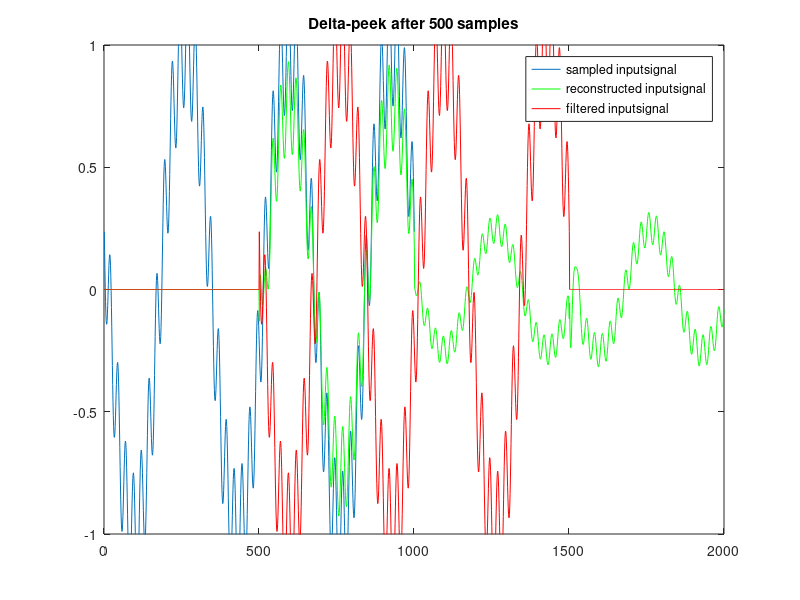
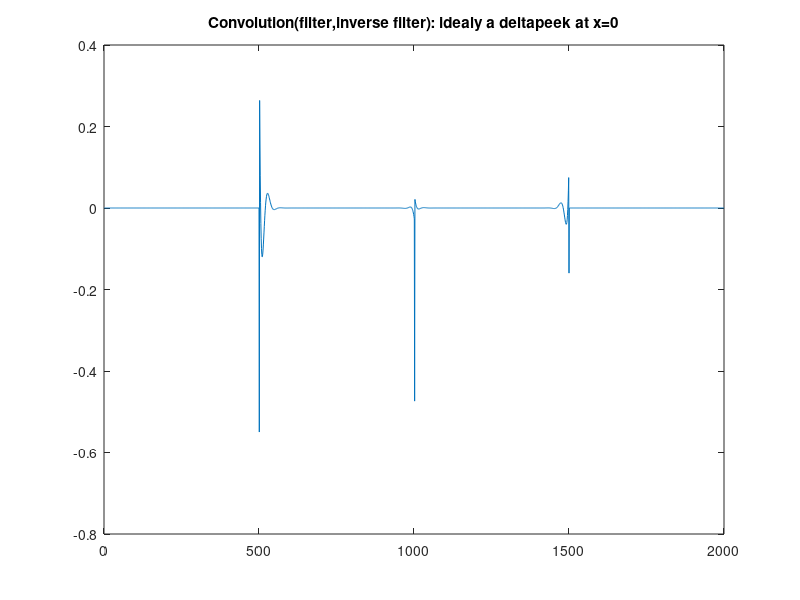
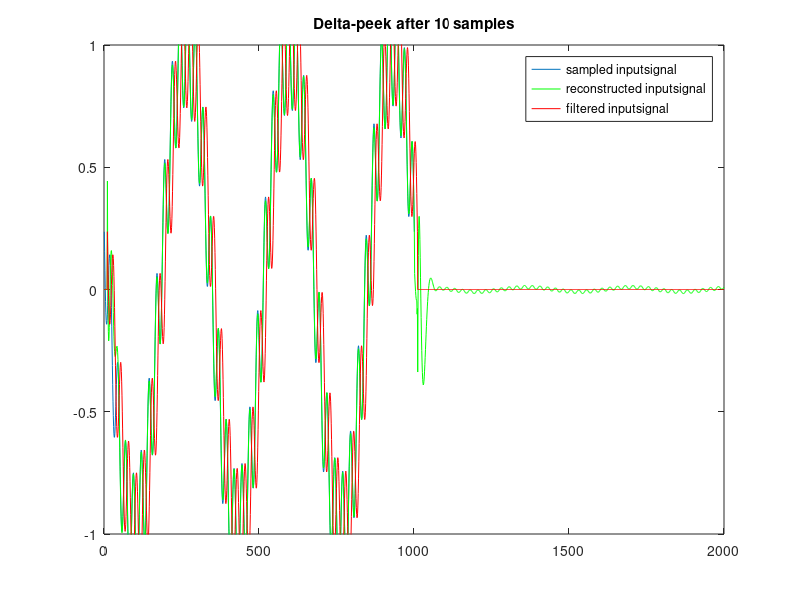
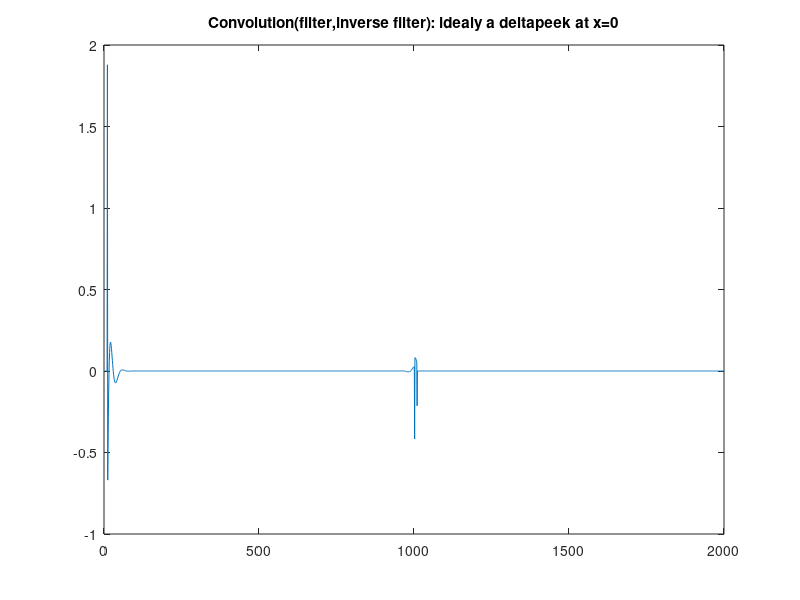

Write MATLAB code to recreate these figures, in order.
close all;

fs=1000;
lengte_filter=1000;

    %% generate inputsequence
    t0=0.5125345;
    
    t=(0:1/fs:1)';                                  % time vector

    s=sin(2*pi*(t-t0)*3)+.25*sin(2*pi*(t-t0)*40);   % input signal

    %% convolve input with a filter
    g1=[zeros(500,1); 1; zeros(500,1)];
    g2=[zeros(10,1); 1; zeros(990,1)];
    
for i=1:2
    if i==1
        g=g1;
    else
        g=g2;
    end
    
    
    x=conv(s,g);                                    % output signal

    %% undo effect of filter    
    r=[x(1); zeros(lengte_filter-1,1)];             % r for toeplitz matrix
    
    x_toepl=[x; zeros(lengte_filter-1,1)];
    X=toeplitz(x_toepl,r);                          % inverse filter: x * h = s -> X h = s -> h = Xinv s
    
    Xinv=pinv(X);                                   % pseudo-inverse
    
    if length(s)<length(x_toepl)
        s_mult=[s; zeros(length(x_toepl)-length(s),1)];            % enlarge or cutoff s
    elseif length(s)>length(x_toepl)
        s_mult=s(1:length(x_toepl));
    else
        s_mult=s;
    end
    
    h=Xinv*s_mult;                                       % find inverse filter

    %% reproduce s with inverse filter and output signal x
    s_reproduce=conv(x,h);
    
    % convolution_and_toeplitz=any((X*h==s_reproduce)==0)

    %% plot them
    figure
    plot(s);hold on;plot(s_reproduce(1:2000),'g');plot(x(1:2000),'r');legend('sampled inputsignal','reconstructed inputsignal','filtered inputsignal');
    axis([0 2000 -1 1])
    hold off
    if i==1
        title('Delta-peek after 500 samples')
    else
        title('Delta-peek after 10 samples')
    end
    
    figure;plot(conv(g,h));
    title('Convolution(filter,inverse filter): idealy a deltapeek at x=0')
end